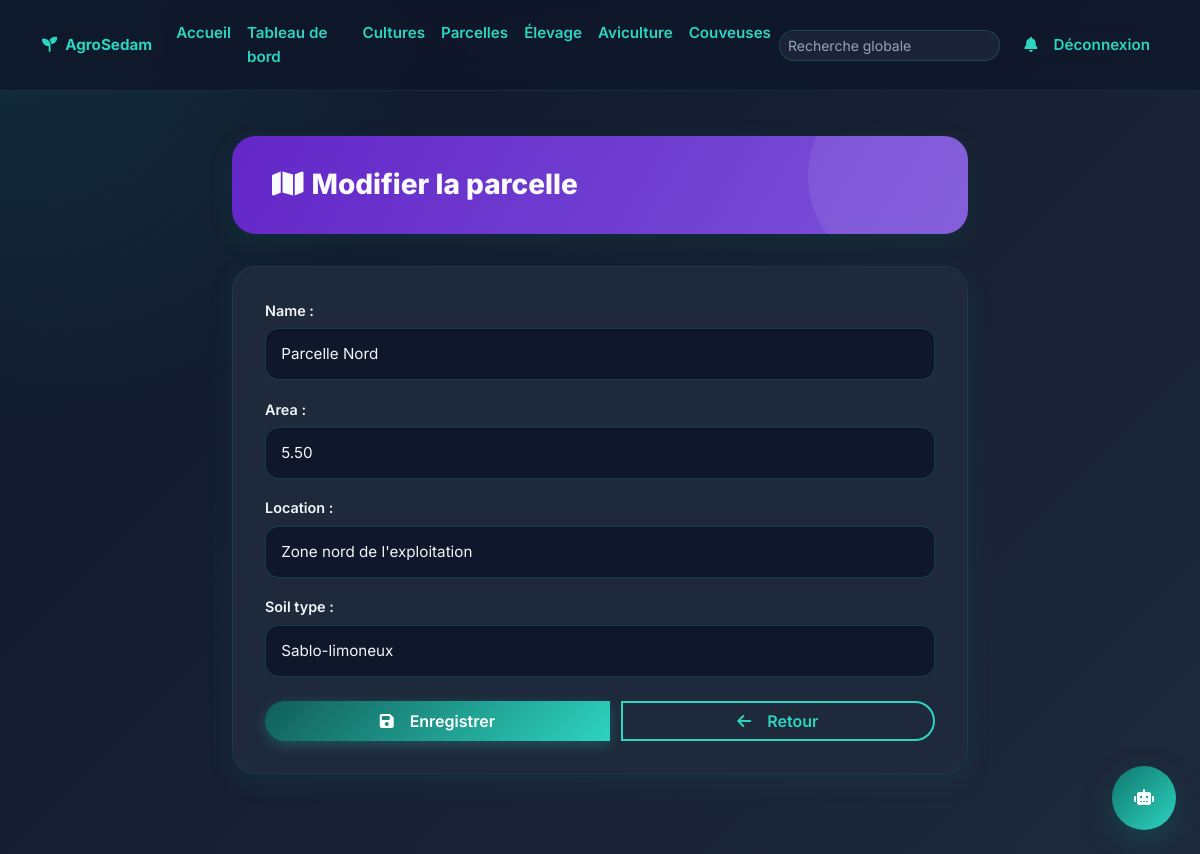
Page /plots/1/edit/ (signed in) on the committed database.
### gestion/models.py (models this page shows, shortened)
class Plot(models.Model):
    name = models.CharField(max_length=100)
    area = models.DecimalField(max_digits=6, decimal_places=2)
    location = models.CharField(max_length=150)
    soil_type = models.CharField(max_length=100)
    created_at = models.DateTimeField(auto_now_add=True)
    class Meta:
        verbose_name = 'Parcelle'
        verbose_name_plural = 'Parcelles'
        ordering = ['name']

### gestion/views.py (the view)
# urls.py: path('plots/<int:pk>/edit/', views.plot_update, name='plot_update'),
@login_required
def plot_update(request, pk):
    plot = Plot.objects.get(pk=pk)
    form = PlotForm(request.POST or None, instance=plot)
    if request.method == 'POST' and form.is_valid():
        form.save()
        messages.success(request, 'Parcelle mise à jour.')
        return redirect('plots')
    return render(request, 'gestion/plot_form.html', {'form': form, 'title': 'Modifier la parcelle'})

### gestion/forms.py
class PlotForm(forms.ModelForm):
    class Meta:
        model = Plot
        fields = ['name', 'area', 'location', 'soil_type']

### templates/gestion/plot_form.html (shortened to what this page needs)
{% extends 'base.html' %}
{% load static %}
{% block content %}
<div class="container py-5 page-transition">
    <div class="row justify-content-center">
        <div class="col-lg-8">
            <div class="section-header fade-in-up purple">
                <h2 class="mb-0"><i class="fas fa-map me-2"></i>{{ title }}</h2>
            </div>
            <div class="form-card fade-in-up delay-1">
                <form method="post">
                    {{ form.as_p }}
                    <div class="btn-group mt-4">
                        <button class="btn btn-success" type="submit"><i class="fas fa-save me-2"></i>Enregistrer</button>
                        <a class="btn btn-outline-success" href="{% url 'plots' %}"><i class="fas fa-arrow-left me-2"></i>Retour</a>
                    </div>
                </form>
            </div>
        </div>
    </div>
</div>
{% endblock %}

### static/css/style.css (style rules this page uses)
:root { --primary: #0f766e; --secondary: #115e59; --accent: #2dd4bf; --pastel: #5eead4; --beige: #F5F5DC; --white: #f8fafc; --soft: #1e293b; --text: #f1f5f9; --muted: #94a3b8; --teal: #0d9488; --teal-light: #2dd4bf; --orange: #f59e0b; --orange-light: #fbbf24; --blue: #3b82f6; --blue-light: #60a5fa; --purple: #8b5cf6; --purple-light: #a78bfa; --pink: #ec4899; --pink-light: #f472b6; --radius-sm: 12px; --radius-md: 20px; --radius-lg: 24px; --shadow-sm: 0 4px 14px rgba(0, 0, 0, .25); --shadow-md: 0 8px 24px rgba(15, 118, 110, .15); --shadow-lg: 0 16px 40px rgba(15, 118, 110, .25); --shadow-xl: 0 20px 50px rgba(0, 0, 0, .35); }
* { box-sizing: border-box; }
html { scroll-behavior: smooth; }
body { font-family: 'Inter', -apple-system, BlinkMacSystemFont, sans-serif; background: linear-gradient(135deg, #0f172a 0%, #1e293b 100%); color: var(--text); line-height: 1.6; overflow-x: hidden; }
body::before { content: ''; position: fixed; inset: 0; background: radial-gradient(circle at top left, rgba(45,212,191,.12), transparent 30%); pointer-events: none; z-index: -1; }
.btn { border-radius: 999px; font-weight: 600; transition: all .25s ease; display: inline-flex; align-items: center; justify-content: center; gap: .5rem; }
.btn-success { background: linear-gradient(135deg, var(--secondary), var(--accent)); border: none; box-shadow: 0 4px 14px rgba(45, 212, 191, .25); }
.btn-outline-success { border: 2px solid var(--accent); color: var(--accent); background: transparent; }
.section-header { background: linear-gradient(120deg, rgba(15, 118, 110, .95), rgba(45, 212, 191, .85)); color: #fff; border-radius: var(--radius-lg); padding: 2rem 2.5rem; margin-bottom: 2rem; position: relative; overflow: hidden; box-shadow: var(--shadow-md); }
.section-header::after { content: ''; position: absolute; width: 200px; height: 200px; background: rgba(255, 255, 255, .08); border-radius: 50%; right: -40px; top: -60px; pointer-events: none; }
.section-header.purple { background: linear-gradient(120deg, rgba(109,40,217,.9), rgba(139,92,246,.85)); }
.section-header h2 { font-weight: 800; margin-bottom: .25rem; font-size: 1.75rem; position: relative; z-index: 1; }
.form-card { background: #1e293b; border-radius: var(--radius-lg); padding: 2rem; box-shadow: var(--shadow-md); border: 1px solid rgba(45, 212, 191, .08); color: var(--text); }
form p { margin-bottom: 1.1rem; }
form label { display: block; font-weight: 600; margin-bottom: .4rem; color: var(--text); font-size: .9rem; }
form input, form select, form textarea { width: 100%; border: 1px solid rgba(45, 212, 191, .2); border-radius: 14px; padding: .8rem .95rem; background: #0f172a; color: var(--text); box-shadow: inset 0 1px 2px rgba(0,0,0,.2); transition: all .25s ease; font-size: .95rem; }
form .btn-group { display: flex; gap: .75rem; margin-top: 1.5rem; }
.fade-in-up { animation: fadeInUp .6s ease both; }
.delay-1 { animation-delay: .1s; }
form input::placeholder, form select::placeholder, form textarea::placeholder { color: #64748b; opacity: 1; }
h1, h2, h3, h4, h5, h6 { color: #f8fafc; }
p, span, div { color: inherit; }
a { color: var(--accent); }
.page-transition { animation: fadeInUp .5s ease; }
body { padding-bottom: 2rem; }

### rows in the picture
Plot: name "Parcelle Nord", area "5.50", location "Zone nord de l'exploitation", soil_type "Sablo-limoneux"

### other values in the picture
{{ title }} "Modifier la parcelle"
